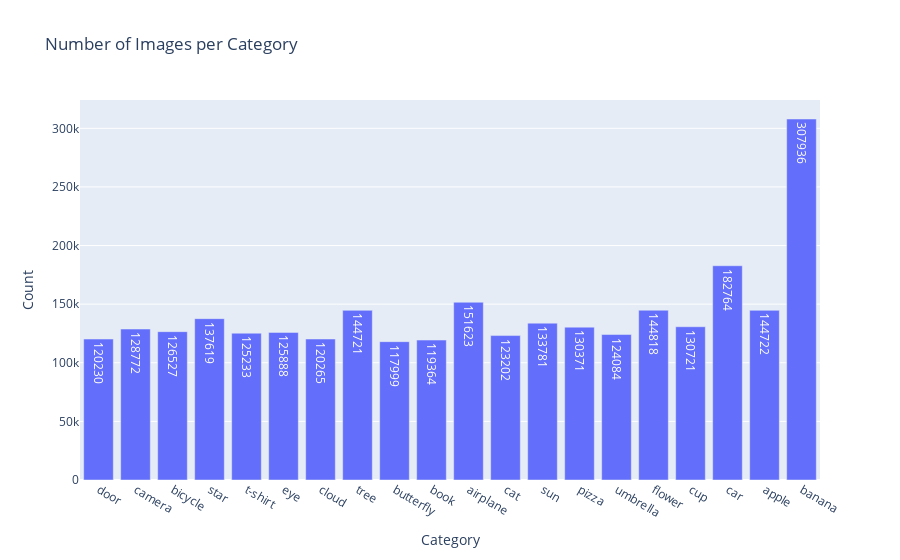

Notebook code cell kept with this figure:
### Code cell
files = glob.glob('data/*.npy')

counts = {}
for f in files:
    # using mmap to avoid reading entire file into memory
    data = np.load(f, mmap_mode='r') 
    name = f.split('/')[-1].replace('.npy', '')
    counts[name] = len(data)

# visualizing class distribution
df_counts = pd.DataFrame(list(counts.items()), columns=['Category', 'Count'])
fig = px.bar(df_counts, x='Category', y='Count', title="Number of Images per Category", text='Count')
fig.show()

print(f"Min samples: {min(counts.values())}")
print(f"Max samples: {max(counts.values())}")

### Figure 1 — Plotly figure (JSON) as saved in the notebook; plotly's stock layout.template omitted (floating-point values rounded to 4 significant figures)
{"data": [{"hovertemplate": "Category=%{x}<br>Count=%{text}<extra></extra>", "legendgroup": "", "marker": {"color": "#636efa", "pattern": {"shape": ""}}, "name": "", "orientation": "v", "showlegend": false, "text": [120200.0, 128800.0, 126500.0, 137600.0, 125200.0, 125900.0, 120300.0, 144700.0, 118000.0, 119400.0, 151600.0, 123200.0, 133800.0, 130400.0, 124100.0, 144800.0, 130700.0, 182800.0, 144700.0, 307900.0], "textposition": "auto", "type": "bar", "x": ["door", "camera", "bicycle", "star", "t-shirt", "eye", "cloud", "tree", "butterfly", "book", "airplane", "cat", "sun", "pizza", "umbrella", "flower", "cup", "car", "apple", "banana"], "xaxis": "x", "y": [120230, 128772, 126527, 137619, 125233, 125888, 120265, 144721, 117999, 119364, 151623, 123202, 133781, 130371, 124084, 144818, 130721, 182764, 144722, 307936], "yaxis": "y"}], "layout": {"barmode": "relative", "legend": {"tracegroupgap": 0}, "title": {"text": "Number of Images per Category"}, "xaxis": {"anchor": "y", "domain": [0, 1], "title": {"text": "Category"}}, "yaxis": {"anchor": "x", "domain": [0, 1], "title": {"text": "Count"}}}}
